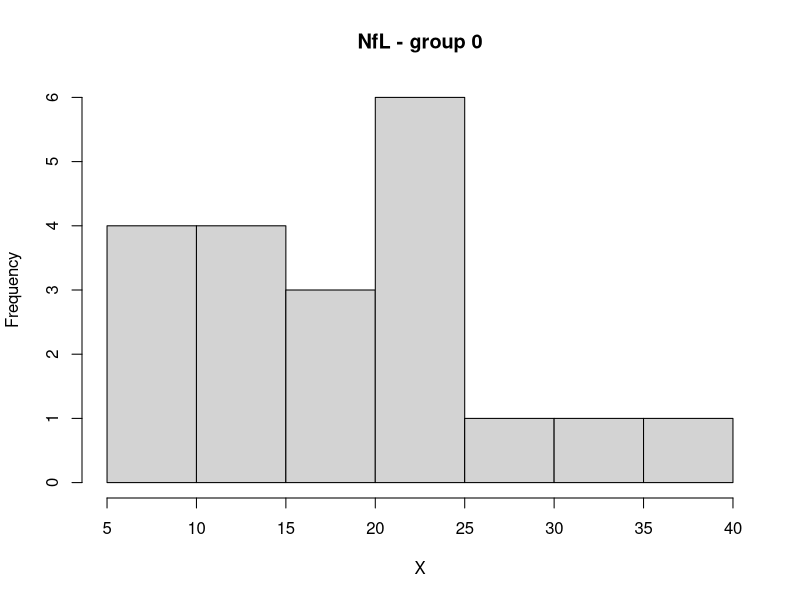
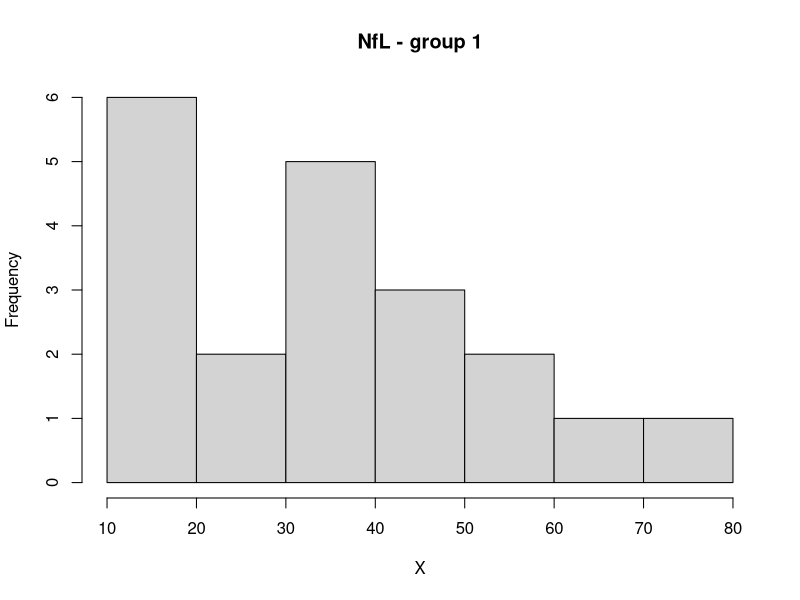
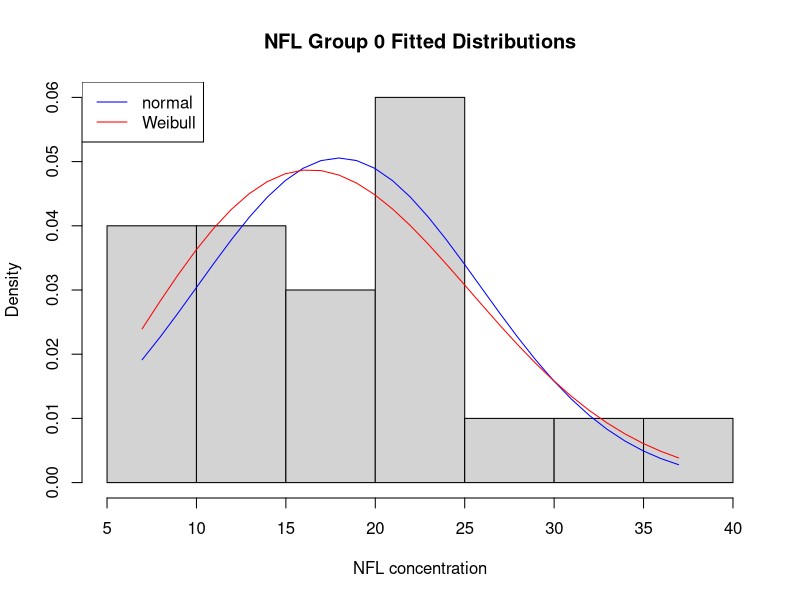
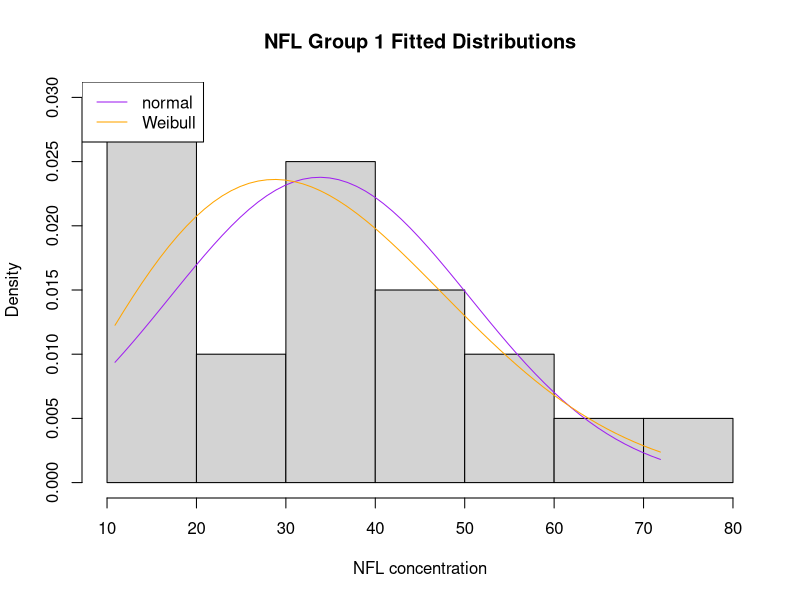
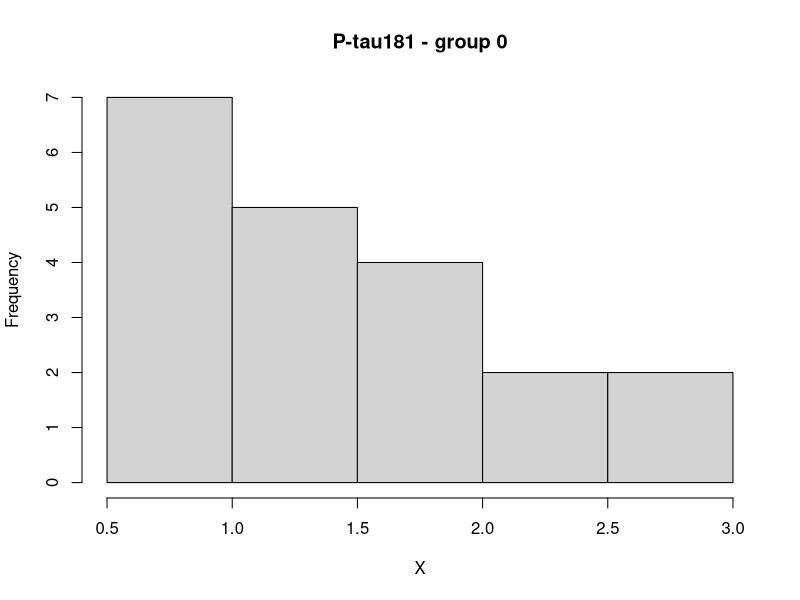
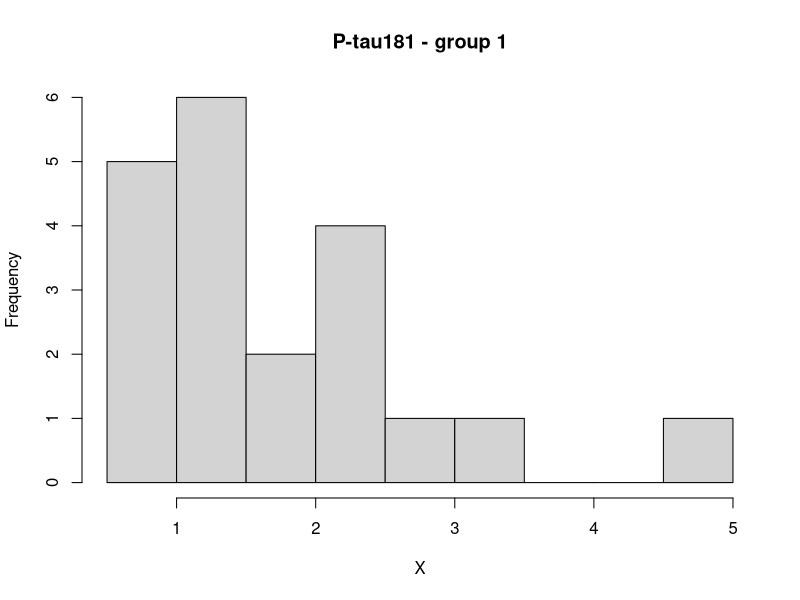
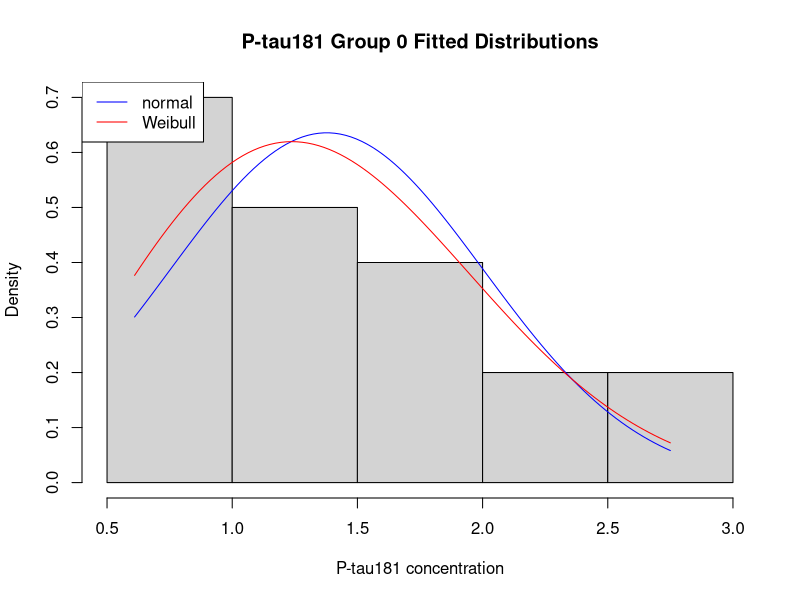
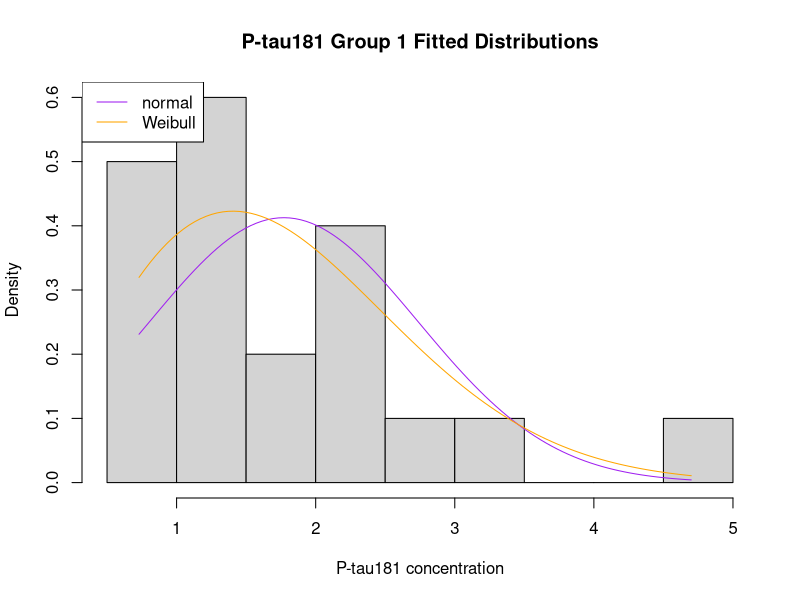

The R script that drew these images, in order:
# Install packages
install.packages("tidyverse")
install.packages("car")
install.packages("ggplot2")

# Import packages
library(readr)
library(car)
library(dplyr)
library(MASS)
library(tidyverse)
library(ggplot2)

data <- read.csv("data/Data_T1.csv")

# Examine data structure
head(data)
summary(data)

NFL_group_0 = data$NFL[data$GROUP == 0]
NFL_group_1 = data$NFL[data$GROUP == 1]

PTAU181_group_0 = data$PTAU181[data$GROUP == 0]
PTAU181_group_1 = data$PTAU181[data$GROUP == 1]


# ------------------------- Visualise NfL -------------------------------------

# Histograms with counts
hist(NFL_group_0, main = "NfL - group 0", xlab = "X")
hist(NFL_group_1, main = "NfL - group 1", xlab = "X")

# Fit the NFL data to the normal distribution
normal_params_0 <- fitdistr(NFL_group_0, "normal")
normal_params_1 <- fitdistr(NFL_group_1, "normal")
normal_params_0      # Added for visualisation
normal_params_1      # Added for visualisation

# Do fitted distributions for group 0 
height_min <- min(NFL_group_0)
height_max <- max(NFL_group_0)
x_pdf <- seq(height_min, height_max, 1)

weibull_params_0 <- fitdistr(NFL_group_0, "weibull")
# Then we sample from the pdfs using the parameter estimates
y_norm <- dnorm(x_pdf,
                mean = normal_params_0$estimate["mean"],
                sd   = normal_params_0$estimate["sd"])

y_weib <- dweibull(x_pdf,
                   shape = weibull_params_0$estimate["shape"],
                   scale = weibull_params_0$estimate["scale"])

# Plot the histogram and lines
hist(NFL_group_0, freq = FALSE, xlab = "NFL concentration", ylab = "Density", main = "NFL Group 0 Fitted Distributions")
lines(x_pdf, y_norm, col="blue")
lines(x_pdf, y_weib, col="red")
legend(x = "topleft", c("normal","Weibull"), col=c("blue","red"), lty = 1, cex = 1)

# Do fitted distributions for group 1 
height_min <- min(NFL_group_1)
height_max <- max(NFL_group_1)
x_pdf <- seq(height_min, height_max, 1)

weibull_params_1 <- fitdistr(NFL_group_1, "weibull")
# Then we sample from the pdfs using the parameter estimates
y_norm <- dnorm(x_pdf, 
                normal_params_1$estimate["mean"], 
                normal_params_1$estimate["sd"])
y_weib <- dweibull(x_pdf, 
                   weibull_params_1$estimate["shape"], 
                   weibull_params_1$estimate["scale"])


# Plot the histogram and lines
hist(NFL_group_1, freq = FALSE, xlab = "NFL concentration", ylab = "Density", main = "NFL Group 1 Fitted Distributions")
lines(x_pdf, y_norm, col="purple")
lines(x_pdf, y_weib, col="orange")
legend(x = "topleft", c("normal","Weibull"), col=c("purple","orange"), lty = 1, cex = 1)


# ------------------------- Visualise P-tau181 -------------------------------------

# Histograms with counts
hist(PTAU181_group_0, main = "P-tau181 - group 0", xlab = "X")
hist(PTAU181_group_1, main = "P-tau181 - group 1", xlab = "X")

# Fit the P-tau181 data to the normal distribution
normal_params_0 <- fitdistr(PTAU181_group_0, "normal")
normal_params_1 <- fitdistr(PTAU181_group_1, "normal")
normal_params_0      # Added for visualisation
normal_params_1      # Added for visualisation

# Do fitted distributions for group 0 
height_min <- min(PTAU181_group_0)
height_max <- max(PTAU181_group_0)
x_pdf <- seq(height_min, height_max, length.out = 100)


weibull_params_0 <- fitdistr(PTAU181_group_0, "weibull")
# Then we sample from the pdfs using the parameter estimates
y_norm <- dnorm(x_pdf,
                mean = normal_params_0$estimate["mean"],
                sd   = normal_params_0$estimate["sd"])

y_weib <- dweibull(x_pdf,
                   shape = weibull_params_0$estimate["shape"],
                   scale = weibull_params_0$estimate["scale"])

# Plot the histogram and lines
hist(PTAU181_group_0, freq = FALSE, xlab = "P-tau181 concentration", ylab = "Density", main = "P-tau181 Group 0 Fitted Distributions")
lines(x_pdf, y_norm, col="blue")
lines(x_pdf, y_weib, col="red")
legend(x = "topleft", c("normal","Weibull"), col=c("blue","red"), lty = 1, cex = 1)

# Do fitted distributions for group 1 
height_min <- min(PTAU181_group_1)
height_max <- max(PTAU181_group_1)
x_pdf <- seq(height_min, height_max, length.out = 100)

install.packages("fitdistrplus")
library(fitdistrplus)
weibull_params_1 <- fitdist(PTAU181_group_1, "weibull")
# Then we sample from the pdfs using the parameter estimates
y_norm <- dnorm(x_pdf, 
                normal_params_1$estimate["mean"], 
                normal_params_1$estimate["sd"])
y_weib <- dweibull(x_pdf, 
                   weibull_params_1$estimate["shape"], 
                   weibull_params_1$estimate["scale"])


# Plot the histogram and lines
hist(PTAU181_group_1, freq = FALSE, xlab = "P-tau181 concentration", ylab = "Density", main = "P-tau181 Group 1 Fitted Distributions")
lines(x_pdf, y_norm, col="purple")
lines(x_pdf, y_weib, col="orange")
legend(x = "topleft", c("normal","Weibull"), col=c("purple","orange"), lty = 1, cex = 1)



boxplot(NFL ~ GROUP, data = data, main = "NfL - both groups")
boxplot(PTAU181 ~ GROUP, data = data, main = "P-tau181 - both groups")

qqPlot(data$NFL[data$GROUP == 0], main = "NfL - group 0")
qqPlot(data$NFL[data$GROUP == 1], main = "NfL - group 1")

qqPlot(data$PTAU181[data$GROUP == 0], main = "NfL - group 0")
qqPlot(data$PTAU181[data$GROUP == 1], main = "NfL - group 1")

# Test for normality
shapiro.test(data$NFL[data$GROUP == 0])
shapiro.test(data$NFL[data$GROUP == 1])
shapiro.test(data$PTAU181[data$GROUP == 0])
shapiro.test(data$PTAU181[data$GROUP == 1])

# T-test for NfL (normal)
var.test(NFL ~ GROUP, data = data)

t.test(NFL ~ GROUP, data = data, var.equal = FALSE)

# Wilcoxon test for P-tau181 (not normal)
wilcox.test(PTAU181 ~ GROUP, data = data)

# Correlation test. Filter only Group 0 (Control participants)
group1 <- subset(data, GROUP == 0)

# Scatter plot with regression line
ggplot(group1, aes(x = NFL, y = PTAU181)) +
  geom_point(color = "red", size = 3) +
  geom_smooth(method = "lm", se = TRUE, color = "black") +
  labs(
    title = "Correlation between NFL and P-tau181 (Group 0: Control)",
    x = "NFL (pg/mL)",
    y = "P-tau181 (pg/mL)"
  ) +
  theme_minimal(base_size = 14)

# Pearson correlation
cor(group1$NFL, group1$PTAU181, method = "pearson")

# Correlation test. Filter only Group 1 (AD participants)
group1 <- subset(data, GROUP == 1)

# Scatter plot with regression line
ggplot(group1, aes(x = NFL, y = PTAU181)) +
  geom_point(color = "red", size = 3) +
  geom_smooth(method = "lm", se = TRUE, color = "black") +
  labs(
    title = "Correlation between NFL and P-tau181 (Group 1: AD)",
    x = "NFL (pg/mL)",
    y = "P-tau181 (pg/mL)"
  ) +
  theme_minimal(base_size = 14)

# Pearson correlation
cor(group1$NFL, group1$PTAU181, method = "pearson")

# Correlation test. Scatter plot for ALL participants (Group 0 + Group 1 together)
ggplot(data, aes(x = NFL, y = PTAU181)) +
  geom_point(color = "blue", size = 3) +
  geom_smooth(method = "lm", se = TRUE, color = "black") +
  labs(
    title = "Correlation between NFL and P-tau181 (All Participants)",
    x = "NFL (pg/mL)",
    y = "P-tau181 (pg/mL)"
  ) +
  theme_minimal(base_size = 14)

# Pearson correlation across all participants
cor(data$NFL, data$PTAU181, method = "pearson")
